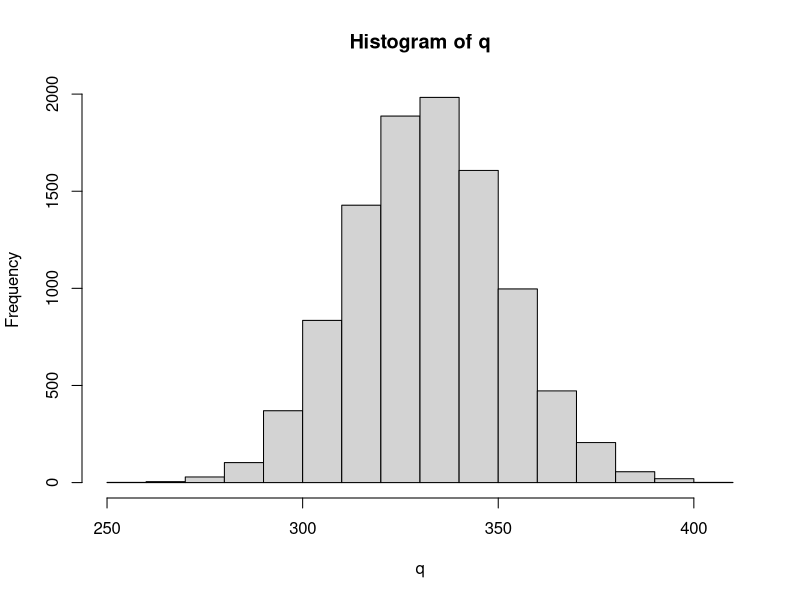

R code for this plot: (Note: this script raises an error after producing the figure.)
####1(b)####

post_pred_sim <- function(){
  #Step 1: Get theta from Gamma(2326, 7)
  theta <- rgamma(1, 2326,7)
  #Step 2: Get q from Pois(theta)
  q <- rpois(1, theta)
  return(q)
}
n <- 10000
q <- sapply(1:n, function(x) post_pred_sim())
#Step 3: Plot histogram
hist(q)

#Step 4: Pr(Q6 > 350|q1, ..., q5)
pr_q_gt350 <- sum(q > 350)/n
pr_q_gt350#0.1762

####1(c)####
a_seq <- seq(300, 500, 1)
utility_seq <- sapply(a_seq, function(x) mean(utility_func(x, q)))
plot(utility_seq, type = 'l', x = a_seq)
a_seq[which.max(utility_seq)]#363
abline(v = a_seq[which.max(utility_seq)])




####2(a)####
#Simulate draws from posterior
mu_0 <- as.vector(rep(0,6))
Omega_0 <- (1/100)*diag(6)
v_0 <- 1
sigma2_0 <- 100^2
nIter <- 10000
#Joint posterior draws for all betas and sigma2
joint_post_sim <- BayesLinReg(y, X, mu_0, Omega_0, v_0, sigma2_0, nIter)

#Posterior mean for all parameters in beta
mean_betas <- apply(joint_post_sim$betaSample, 2, mean)
#-488.22719209   10.72500972   -0.02607327   33.22065501   -0.60755907   -0.13438897

#99% equal tail credible intervals for all parameters in beta
apply(joint_post_sim$betaSample, 2, function(x) quantile(x, 
                                                         probs = c(0.005, 
                                                                   0.995)))
####2(b) - Posterior mean and median of sigma2####
post_sd <- sqrt(joint_post_sim$sigma2Sample)
mean(post_sd)#39.96048
median(post_sd)#39.47453


####2(c)####
X1 <- seq(min(X[,2]), max(X[,2]), by = 0.1)
X0 <- rep(1, length(X1))
X1_sq <- X1^2
X2 <- rep(27, length(X1))
X2_sq <- X2^2
X1.X2 <- X1*X2
newX <- rbind(X0, X1, X1_sq,
              X2, X2_sq,
              X1.X2)
newMu_mat <- joint_post_sim$betaSample %*% newX
interval_mat <- apply(newMu_mat, 2, function(x) quantile(x, c(0.025, 0.975)))
plot(x = X1, y = interval_mat[2,], type = 'l')
lines(x = X1, y = interval_mat[1,], type = 'l')


####2(e)####
#Sim posterior predictive distribution for y
newX <- matrix(data = c(1, 50, 50^2,
               25, 25^2, 50*25), ncol = 1)
newY <- (joint_post_sim$betaSample %*% newX) +
  sapply(post_sd, function(x) rnorm(1, 0, x))
plot(newY)
hist(newY)

####2(f)####
#Calculate posterior predictive p-value
tAct <- max(y)
newMu <- joint_post_sim$betaSample %*% t(X)
tSim <- c()
for (i in 1:nIter) {
 tSim <- c(tSim, 
           max(rnorm(length(y), newMu[i, ], post_sd[i]))) 
}
mean(tSim >= tAct)#0.9901






####3(c)####
#Write a function in R that computes the log posterior distribution of θ
theta_post_dist1 <- function(theta){
  x <- c(.8, 1.1, .8, .9, 1)
  n <- length(x)
  logLikelihood <- n*log(theta) - theta * sum(x^3)
  logPrior <- 2 * log(theta) - 4 * theta
  return(exp(logLikelihood + logPrior))
}
thetas <- seq(0.1, 3, by = 0.01)
postDensity <- sapply(thetas, function(theta) theta_post_dist1(theta))

#Normalize the posterior density
normConst <- integrate(theta_post_dist1, lower = min(thetas), 
                        upper = max(thetas))
normPostDensity <- postDensity/normConst$value
plot(thetas, normPostDensity, type = 'l', col = 'blue')

#Confirming if the area under the normalized curve is 1
f <- approxfun(thetas, normPostDensity)
tot_area <- integrate(f, min(thetas), max(thetas))
print(paste("CDF:", tot_area$value))


####3(d)####
LogPostFn <- function(theta){
  x <- c(.8, 1.1, .8, .9, 1)
  n <- length(x)
  logLikelihood <- n*log(theta) - theta * sum(x^3)
  logPrior <- 2 * log(theta) - 4 * theta
  return(logLikelihood + logPrior)
}
initVal <- 0.1
OptimRes <- optim(initVal,
                  LogPostFn,
                  lower=0.1,
                  gr=NULL,
                  method=c("L-BFGS-B"),
                  control=list(fnscale=-1),#Maximize log posterior
                  hessian=TRUE)#Returns the hessian
postMode <- OptimRes$par
postVar <- solve(-OptimRes$hessian)
post_thetas <- rnorm(n = 4000,
                     postMode,
                     sqrt(solve(-OptimRes$hessian))
                     )
lines(density(post_thetas), col = 'red')
